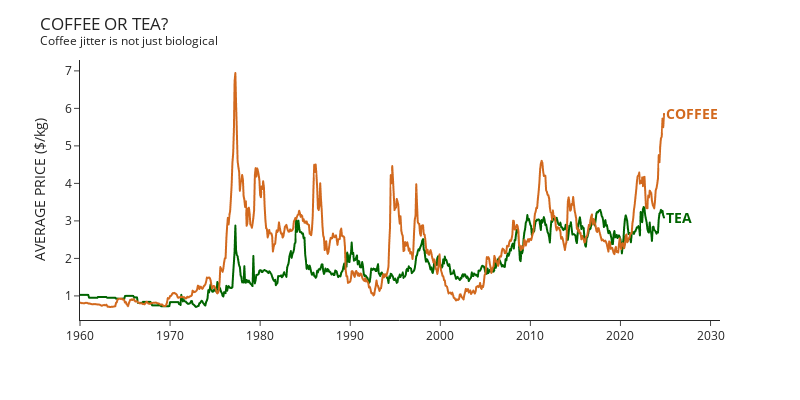

The notebook cell this image was saved under:
### Markdown cell above
### Plotly Figure Friday - 2024 week 50 - Commodity Markets

### Code cell
import plotly.express as px
import polars as pl

#-------------------------------------------------------------------------------
#    Read excel speadsheet to polars dataframe, df_source.
#-------------------------------------------------------------------------------
df_source = list_col_names = (
    pl.read_excel(
        'CMO-Historical-Data-Monthly.xlsx',
        sheet_name='Monthly Prices',
        has_header=True,
        read_options={'header_row': 4}
    )
    .rename({'__UNNAMED__0': 'MONTH'})
)
#-------------------------------------------------------------------------------
#    Make a list of useful columns names using rows 7 & 6
#-------------------------------------------------------------------------------
df_header_info = (
    df_source   
    .head(2)
    .transpose(include_header=True)
    .rename({
        'column'         : 'DESC',
        'column_0'       : 'UNITS',
        'column_1'       : 'ITEM',
        })
    .with_columns(
         column_names = # if units column is blank, just take name without units
             pl.when(pl.col('ITEM').is_not_null())
               .then(pl.col('ITEM') + pl.lit(' ') + pl.col('UNITS'))
               .otherwise(pl.col('DESC'))
    )
)
list_column_names = (
    df_header_info
    .select(pl.col('column_names'))
    .to_series().to_list()
)

#-------------------------------------------------------------------------------
#    Make a working dataframe, convert data columns from  strings to floats
#-------------------------------------------------------------------------------
                                                                               
data_col_names = df_source.columns[1:]

df = (
    df_source
    .with_row_index()
    .filter(pl.col('index') > 1)
    .drop('index')
    .with_columns(pl.col(data_col_names).cast(pl.Float64, strict=False))
    .with_columns(YEAR_STR = pl.col('MONTH').str.slice(0,4))
    .with_columns(MONTH_STR = pl.col('MONTH').str.slice(-2,2))
    .with_columns(DATE_STR = (pl.col('YEAR_STR') + '-' + pl.col('MONTH_STR')))
    .with_columns(DATE = pl.col('DATE_STR').str.to_date('%Y-%m'))
    .drop(['YEAR_STR', 'MONTH_STR', 'DATE_STR'])  # temporary cols to make DATE

)
# rename all columns, and add newly added DATE column to this list
df.columns=list_column_names + ['DATE']
# reorder the columns, with DATE at the far left, followed by data columns
df = (
    df
    .select(['DATE'] + list_column_names)
    .drop('MONTH')
)

#-------------------------------------------------------------------------------
#    use px line to plot commodity prices - Coffee or Tea?
#-------------------------------------------------------------------------------
df_plotting = (   # add average coffee price
    df
    .with_columns(
        (   # calculate average coffee prices, AVG_TEA included in dataset
            (pl.col('COFFEE_ARABIC ($/kg)') + 
             pl.col('COFFEE_ROBUS ($/kg)'))
            /2.0).alias('COFFEE_AVG ($/kg)')
        )
)
fig = px.line(
    df_plotting,
    'DATE',
    ['TEA_AVG ($/kg)', 'COFFEE_AVG ($/kg)'],
    template='simple_white',
    height=400, width=800
)

#-------------------------------------------------------------------------------
#    Touch up and annotate
#-------------------------------------------------------------------------------
tea_color = '#006400'
coffee_color = '#D2691E'
fig['data'][0]['line']['color']=tea_color
fig['data'][1]['line']['color']=coffee_color
date_newest = df_plotting['DATE'].to_list()[-1]
coffee_newest = df_plotting['COFFEE_AVG ($/kg)'].to_list()[-1]
tea_newest = df_plotting['TEA_AVG ($/kg)'].to_list()[-1]
offset = 10
fig.add_annotation(
    x=date_newest, xanchor='left',
    y=coffee_newest, 
    showarrow=False,
    text='<b>COFFEE</b>',
    align='right',
    font=dict(size=14, color=coffee_color),
)
fig.add_annotation(
    x=date_newest, xanchor='left',
    y=tea_newest, 
    showarrow=False,
    text='<b>TEA</b>',
    font=dict(size=14, color=tea_color),
)
fig.update_layout(
    showlegend=False,
    title_text = (
        'COFFEE OR TEA?<br>' +
        '<sup>Coffee jitter is not just biological</sup>'
        ),
    xaxis_title='', yaxis_title='AVERAGE PRICE ($/kg)'
    )

fig.show()

### Figure 1 — Plotly figure (JSON) as saved in the notebook; plotly's stock layout.template omitted (floating-point values rounded to 4 significant figures; data arrays with more than 128 entries replaced by an {"elided": "..."} marker saying what was removed)
{"data": [{"hovertemplate": "variable=TEA_AVG ($/kg)<br>DATE=%{x}<br>value=%{y}<extra></extra>", "legendgroup": "TEA_AVG ($/kg)", "line": {"color": "#006400", "dash": "solid"}, "marker": {"symbol": "circle"}, "mode": "lines", "name": "TEA_AVG ($/kg)", "showlegend": true, "type": "scattergl", "x": {"elided": "779 str values"}, "xaxis": "x", "y": {"elided": "779 float values"}, "yaxis": "y"}, {"hovertemplate": "variable=COFFEE_AVG ($/kg)<br>DATE=%{x}<br>value=%{y}<extra></extra>", "legendgroup": "COFFEE_AVG ($/kg)", "line": {"color": "#D2691E", "dash": "solid"}, "marker": {"symbol": "circle"}, "mode": "lines", "name": "COFFEE_AVG ($/kg)", "showlegend": true, "type": "scattergl", "x": {"elided": "779 str values"}, "xaxis": "x", "y": {"elided": "779 float values"}, "yaxis": "y"}], "layout": {"annotations": [{"align": "right", "font": {"color": "#D2691E", "size": 14}, "showarrow": false, "text": "<b>COFFEE</b>", "x": "2024-11-01", "xanchor": "left", "y": 5.854}, {"font": {"color": "#006400", "size": 14}, "showarrow": false, "text": "<b>TEA</b>", "x": "2024-11-01", "xanchor": "left", "y": 3.089}], "height": 400, "legend": {"title": {"text": "variable"}, "tracegroupgap": 0}, "margin": {"t": 60}, "showlegend": false, "title": {"text": "COFFEE OR TEA?<br><sup>Coffee jitter is not just biological</sup>"}, "width": 800, "xaxis": {"anchor": "y", "domain": [0, 1], "title": {"text": ""}}, "yaxis": {"anchor": "x", "domain": [0, 1], "title": {"text": "AVERAGE PRICE ($/kg)"}}}}
